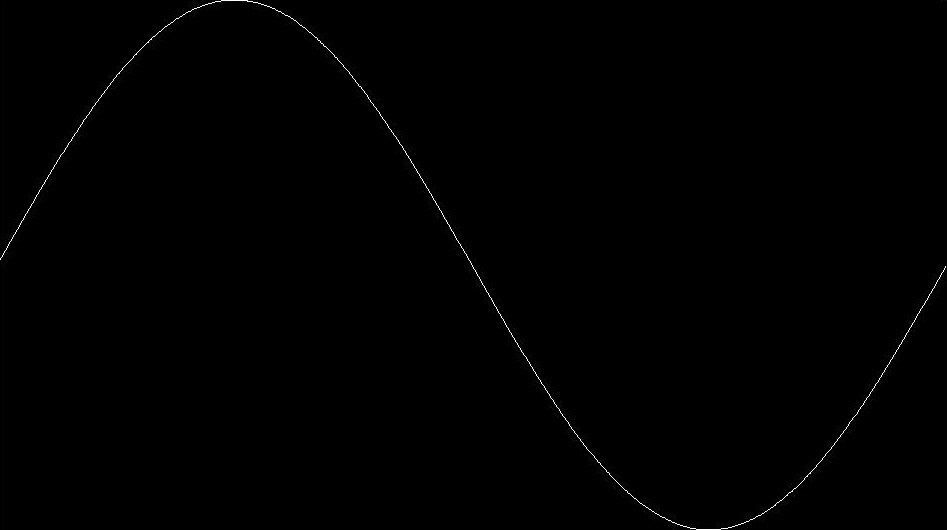
%> input picture curvature_test/Leaves_UMU/inv_sin_test.jpg, 947 x 530 px
$ octave sin_test.m   (GNU Octave 9; MATLAB toolbox functions it lacks are replaced by stand-ins)
%> lines starting %> are read from the running program, lines starting %| are printed output that depends on the picture; in (x1, y1, x2, y2) boxes, pixels count from 0 and x2, y2 are one past the last pixel; in counts of white or black regions, pixels touching at a corner belong together; the program's own positions count from 1
### curvature_test/circle2curve.m
function [t] = circle2curve(b1)
    % 由于bwboundaries取的是圈, 每列上都有一个或多个像素,
    % 此函数使每个列上取排在最前的那一个参考, 这样就是一个连续的线
    % (若不这样处理, 效果差很多, 参见图2).

    c = fliplr(b1); % 颠倒1, 2列
    x_c = c(:, 1);
    y_c = c(:, 2);

    j=1;
    t = zeros(2);
    t(max(b1(:, 2)), 1) = 0;
    for i = 1 : floor(size(b1)/2)
        if i ~= 1 && x_c(i - 1) == x_c(i)
            continue;
        end
        t(j, 1) = x_c(i);
        t(j, 2) = y_c(i);
        j = j + 1;
    end
end

### curvature_test/figure_out_curvature.m
function [ curvature ] = figure_out_curvature( points )
    %	重难点! 通过离散傅里叶变换, 求出该点的曲率
	%	公式: 第21行 k 的表达式.

    x_axis = points(:,1);
    y_axis = points(:,2);
    xf = fft(x_axis);
    yf = fft(y_axis);
    nx = length(xf);
    hx = ceil(nx/2)-1;
    ftdiff = (2i*pi/nx)*(0:hx);
    ftdiff(nx:-1:nx-hx+1) = -ftdiff(2:hx+1);
    ftddiff = (-(2i*pi/nx)^2)*(0:hx);
    ftddiff(nx:-1:nx-hx+1) = ftddiff(2:hx+1);
    xf(25:end-24) = 0;
    yf(25:end-24) = 0;
    dx = real(ifft(xf.*ftdiff'));
    dy = real(ifft(yf.*ftdiff'));
    ddx = real(ifft(xf.*ftddiff'));
    ddy = real(ifft(yf.*ftddiff'));
    k = sqrt((ddy.*dx - ddx.*dy).^2) ./ ((dx.^2 + dy.^2).^(3/2));

    curvature = k;
end

### curvature_test/sin_test.m
%% 效果见图1
clear, clc;
close all;
BW = imread(strcat(pwd,'.\Leaves_UMU\inv_sin_test.jpg'));
%> BW is the input picture: size 530x947x3 uint8; min 0, max 255, mean 0.8
BW = im2bw(BW);
%> BW: size 530x947 logical; 0.25% white in thin lines or dots

[b,~] = bwboundaries(BW, 8);
%> b = 1 boundary; box (x1, y1, x2, y2) and points: (0, 0, 946, 530) 2488
b1 = b{1};
%> b1 = 2488 rows, first 12: [259 1; 258 2; 257 3; 256 3; 255 4; 254 4; 253 5; 252 5; 251 6; 250 7; 249 7; 248 8]
t = circle2curve(b1);
%> in circle2curve, `c = fliplr(b1);`: c = 2488 rows, first 12: [1 259; 2 258; 3 257; 3 256; 4 255; 4 254; 5 253; 5 252; 6 251; 7 250; 7 249; 8 248]
%> in circle2curve, `x_c = c(:, 1);`: x_c = 2488 values, max 946 at index 1238, min 1 at index 1, mean 473.6
%> in circle2curve, `y_c = c(:, 2);`: y_c = 2488 values, max 530 at index 918, min 1 at index 291, mean 265.2
%> after the loop in circle2curve, `for i = 1 : floor(size(b1)/2)`: j = 949; t = 948 rows, first 12: [1 259; 2 258; 3 257; 4 255; 5 253; 6 251; 7 250; 8 248; 9 246; 10 244; 11 242; 12 241]
% x = b1(:,2);
% y = b1(:,1);
x = t(:, 1);
%> x = 948 values, max 946 at index 946, min 1 at index 1, mean 474.5
y = t(:, 2);
%> y = 948 values, max 530 at index 697, min 1 at index 222, mean 265.5

result = figure_out_curvature(t);
%> in figure_out_curvature, `x_axis = points(:,1);`: x_axis has the same summary as x outside figure_out_curvature
%> in figure_out_curvature, `y_axis = points(:,2);`: y_axis has the same summary as y outside figure_out_curvature
%> in figure_out_curvature, `nx = length(xf);`: nx = 948
%> in figure_out_curvature, `hx = ceil(nx/2)-1;`: hx = 473
%> in figure_out_curvature, `ftddiff = (-(2i*pi/nx)^2)*(0:hx);`: ftddiff = 474 values from 0 to 0.0208
%> in figure_out_curvature, `dx = real(ifft(xf.*ftdiff'));`: dx = 948 values, max 46.97 at index 948, min -11.4 at index 920, mean 0
%> in figure_out_curvature, `dy = real(ifft(yf.*ftdiff'));`: dy = 948 values, max 1.92 at index 3, min -1.77 at index 490, mean 0
%> in figure_out_curvature, `ddx = real(ifft(xf.*ftddiff'));`: ddx = 948 values, max 0.23 at index 934, min -0.23 at index 15, mean 3.75e-18
%> in figure_out_curvature, `ddy = real(ifft(yf.*ftddiff'));`: ddy = 948 values, max 0.0116 at index 691, min -0.0116 at index 214, mean 0
%> in figure_out_curvature, `k = sqrt((ddy.*dx - ddx.*dy).^2) ./ ((dx.^2 + dy.^2).^(3/2));`: k = 948 values, max 0.602 at index 703, min 7.04e-09 at index 475, mean 0.00897
%> in figure_out_curvature, `curvature = k;`: curvature has the same summary as k
%> result has the same summary as k in figure_out_curvature

figure(1);
hold on;
set(gca, 'ylim',[0 1]);
plot(x, result, '.');
legend('离散傅里叶拟合');
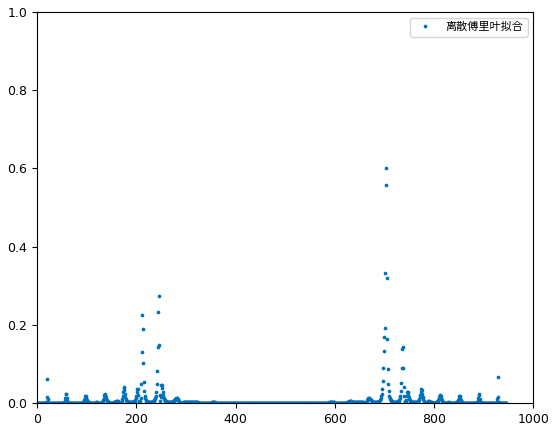
%> figure redrawn from the program's plot data


%% 传统方法算 sinx 曲率
syms x1 y1
%> (this line was passed over: syms is not available in this run)
x0 = 0 : 0.01 : 2 * pi;
y0 = sin(x0);
points = [x0; y0]';
%> (the run ends here)

$ run again, with curvature_test/Leaves_UMU/inv_cos_test.jpg copied over curvature_test/Leaves_UMU/inv_sin_test.jpg
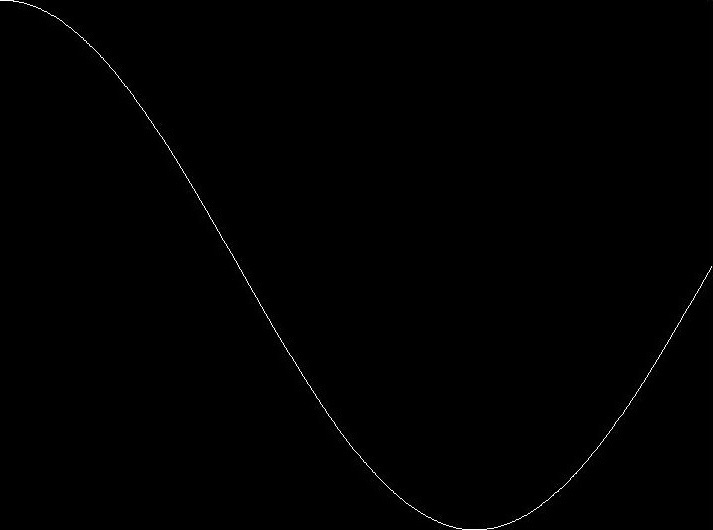
%> input picture curvature_test/Leaves_UMU/inv_cos_test.jpg, 713 x 530 px
%> BW is the input picture: size 530x713x3 uint8; min 0, max 255, mean 0.8
%> BW: size 530x713 logical; 0.25% white in thin lines or dots
%> b = 1 boundary; box (x1, y1, x2, y2) and points: (0, 0, 712, 530) 1876
%> b1 = 1876 rows, first 12: [1 1; 1 2; 1 3; 1 4; 1 5; 1 6; 1 7; 1 8; 1 9; 1 10; 1 11; 1 12]
%> c = 1876 rows, first 12: [1 1; 2 1; 3 1; 4 1; 5 1; 6 1; 7 1; 8 1; 9 1; 10 1; 11 1; 12 1]
%> x_c = 1876 values, max 712 at index 935, min 1 at index 1, mean 360.5
%> y_c = 1876 values, max 530 at index 615, min 1 at index 1, mean 315.1
%> after the loop in circle2curve, `for i = 1 : floor(size(b1)/2)`: j = 714; t = 713 rows, first 12: [1 1; 2 1; 3 1; 4 1; 5 1; 6 1; 7 1; 8 1; 9 1; 10 1; 11 1; 12 1]
%> x = 713 values, max 712 at index 712, min 1 at index 1, mean 357
%> y = 713 values, max 530 at index 463, min 1 at index 1, mean 321.4
%> x_axis has the same summary as x outside figure_out_curvature
%> y_axis has the same summary as y outside figure_out_curvature
%> nx = 713
%> hx = 356
%> ftddiff = 357 values from 0 to 0.0276
%> dx = 713 values, max 46.94 at index 713, min -11.4 at index 692, mean 1.2e-16
%> dy = 713 values, max 18.74 at index 713, min -4.14 at index 22, mean -2.39e-16
%> ddx = 713 values, max 0.306 at index 702, min -0.306 at index 12, mean 2.49e-18
%> ddy = 713 values, max 0.0961 at index 702, min -0.136 at index 11, mean 1.25e-18
%> k = 713 values, max 2.85 at index 44, min 7.27e-06 at index 689, mean 0.0142
%> curvature has the same summary as k
%> result has the same summary as k in figure_out_curvature
%> `legend('离散傅里叶拟合');`:
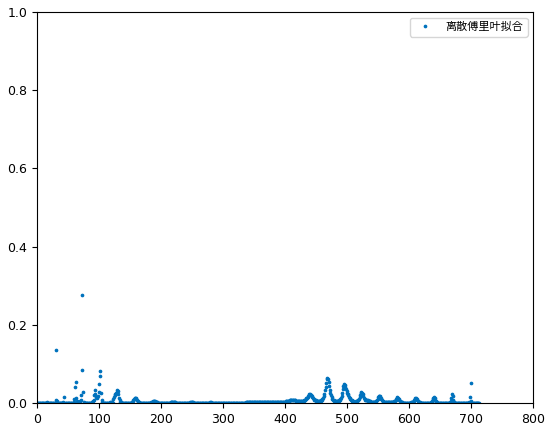
%> figure redrawn from the program's plot data
